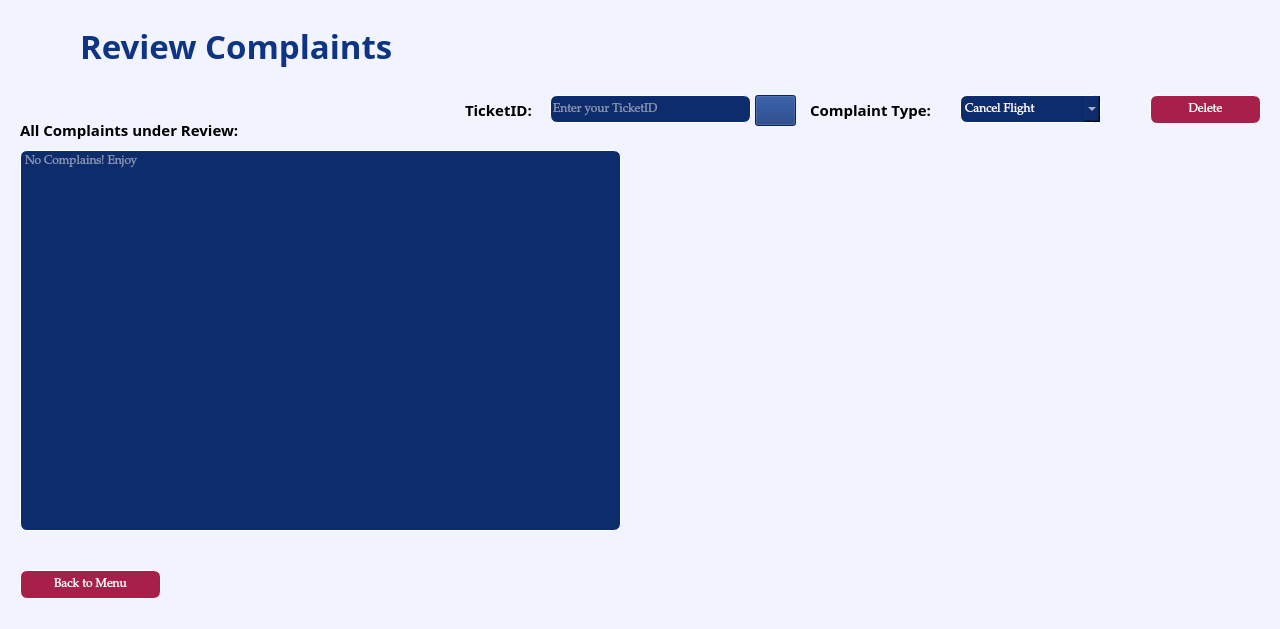
<?xml version="1.0" encoding="UTF-8"?>
<ui version="4.0">
 <class>complainreview</class>
 <widget class="QMainWindow" name="complainreview">
  <property name="geometry">
   <rect>
    <x>0</x>
    <y>0</y>
    <width>1280</width>
    <height>629</height>
   </rect>
  </property>
  <property name="windowTitle">
   <string>RESOLVING COMPLAINTS</string>
  </property>
  <property name="windowIcon">
   <iconset>
    <normaloff>C:/Users/SAAD COMMUNICATION/Downloads/chrome_hqmSI9koUf (2).png</normaloff>C:/Users/SAAD COMMUNICATION/Downloads/chrome_hqmSI9koUf (2).png</iconset>
  </property>
  <widget class="QWidget" name="centralwidget">
   <widget class="QPushButton" name="pushButton">
    <property name="geometry">
     <rect>
      <x>20</x>
      <y>570</y>
      <width>141</width>
      <height>29</height>
     </rect>
    </property>
    <property name="font">
     <font>
      <family>Palatino Linotype</family>
     </font>
    </property>
    <property name="cursor">
     <cursorShape>PointingHandCursor</cursorShape>
    </property>
    <property name="styleSheet">
     <string notr="true">border: 1px solid #FFFFFF;
border-radius: 7px;color: rgb(255, 255, 255);
background-color: rgb(166, 32, 74);
color: rgb(255, 255, 255);</string>
    </property>
    <property name="text">
     <string>Back to Menu</string>
    </property>
   </widget>
   <widget class="QTextEdit" name="textEdit">
    <property name="geometry">
     <rect>
      <x>20</x>
      <y>150</y>
      <width>601</width>
      <height>381</height>
     </rect>
    </property>
    <property name="font">
     <font>
      <family>Palatino Linotype</family>
     </font>
    </property>
    <property name="styleSheet">
     <string notr="true">border: 1px solid #FFFFFF;
border-radius: 7px;color: rgb(255, 255, 255);
background-color: rgb(12, 44, 107);
color: rgb(255, 255, 255);</string>
    </property>
    <property name="html">
     <string>&lt;!DOCTYPE HTML PUBLIC &quot;-//W3C//DTD HTML 4.0//EN&quot; &quot;http://www.w3.org/TR/REC-html40/strict.dtd&quot;&gt;
&lt;html&gt;&lt;head&gt;&lt;meta name=&quot;qrichtext&quot; content=&quot;1&quot; /&gt;&lt;meta charset=&quot;utf-8&quot; /&gt;&lt;style type=&quot;text/css&quot;&gt;
p, li { white-space: pre-wrap; }
hr { height: 1px; border-width: 0; }
li.unchecked::marker { content: &quot;\2610&quot;; }
li.checked::marker { content: &quot;\2612&quot;; }
&lt;/style&gt;&lt;/head&gt;&lt;body style=&quot; font-family:'Palatino Linotype'; font-size:9pt; font-weight:400; font-style:normal;&quot;&gt;
&lt;p style=&quot;-qt-paragraph-type:empty; margin-top:0px; margin-bottom:0px; margin-left:0px; margin-right:0px; -qt-block-indent:0; text-indent:0px;&quot;&gt;&lt;br /&gt;&lt;/p&gt;&lt;/body&gt;&lt;/html&gt;</string>
    </property>
    <property name="placeholderText">
     <string>No Complains! Enjoy</string>
    </property>
   </widget>
   <widget class="QLineEdit" name="lineEdit">
    <property name="geometry">
     <rect>
      <x>550</x>
      <y>95</y>
      <width>201</width>
      <height>28</height>
     </rect>
    </property>
    <property name="font">
     <font>
      <family>Palatino Linotype</family>
     </font>
    </property>
    <property name="styleSheet">
     <string notr="true">border: 1px solid #FFFFFF;
border-radius: 7px;color: rgb(255, 255, 255);
background-color: rgb(12, 44, 107);
color: rgb(255, 255, 255);</string>
    </property>
    <property name="placeholderText">
     <string>Enter your TicketID</string>
    </property>
   </widget>
   <widget class="QComboBox" name="comboBox">
    <property name="geometry">
     <rect>
      <x>960</x>
      <y>95</y>
      <width>141</width>
      <height>28</height>
     </rect>
    </property>
    <property name="font">
     <font>
      <family>Palatino Linotype</family>
     </font>
    </property>
    <property name="styleSheet">
     <string notr="true">border: 1px solid #FFFFFF;
border-radius: 7px;color: rgb(255, 255, 255);
background-color: rgb(12, 44, 107);
color: rgb(255, 255, 255);</string>
    </property>
    <item>
     <property name="text">
      <string>Cancel Flight</string>
     </property>
    </item>
    <item>
     <property name="text">
      <string>Update Detail</string>
     </property>
    </item>
    <item>
     <property name="text">
      <string>Staff Behaviour</string>
     </property>
    </item>
    <item>
     <property name="text">
      <string>Other</string>
     </property>
    </item>
   </widget>
   <widget class="QPushButton" name="pushButton_2">
    <property name="geometry">
     <rect>
      <x>1150</x>
      <y>95</y>
      <width>111</width>
      <height>29</height>
     </rect>
    </property>
    <property name="font">
     <font>
      <family>Palatino Linotype</family>
     </font>
    </property>
    <property name="cursor">
     <cursorShape>PointingHandCursor</cursorShape>
    </property>
    <property name="styleSheet">
     <string notr="true">border: 1px solid #FFFFFF;
border-radius: 7px;color: rgb(255, 255, 255);
background-color: rgb(166, 32, 74);
color: rgb(255, 255, 255);</string>
    </property>
    <property name="text">
     <string>Delete</string>
    </property>
   </widget>
   <widget class="QLabel" name="label_2">
    <property name="geometry">
     <rect>
      <x>580</x>
      <y>100</y>
      <width>721</width>
      <height>451</height>
     </rect>
    </property>
    <property name="text">
     <string/>
    </property>
    <property name="pixmap">
     <pixmap>C:/Users/SAAD COMMUNICATION/Downloads/Web-design-vs-web-de.jpg</pixmap>
    </property>
    <property name="scaledContents">
     <bool>true</bool>
    </property>
   </widget>
   <widget class="QLabel" name="label_4">
    <property name="geometry">
     <rect>
      <x>-18</x>
      <y>-11</y>
      <width>1371</width>
      <height>691</height>
     </rect>
    </property>
    <property name="styleSheet">
     <string notr="true">background-color: rgb(241, 243, 255);</string>
    </property>
    <property name="text">
     <string/>
    </property>
   </widget>
   <widget class="QLabel" name="label_8">
    <property name="geometry">
     <rect>
      <x>0</x>
      <y>0</y>
      <width>71</width>
      <height>61</height>
     </rect>
    </property>
    <property name="text">
     <string/>
    </property>
    <property name="pixmap">
     <pixmap>C:/Users/SAAD COMMUNICATION/Downloads/chrome_hqmSI9koUf (1).png</pixmap>
    </property>
    <property name="scaledContents">
     <bool>true</bool>
    </property>
   </widget>
   <widget class="QLabel" name="label_7">
    <property name="geometry">
     <rect>
      <x>80</x>
      <y>10</y>
      <width>521</width>
      <height>71</height>
     </rect>
    </property>
    <property name="font">
     <font>
      <family>Castellar</family>
      <pointsize>25</pointsize>
      <bold>true</bold>
     </font>
    </property>
    <property name="styleSheet">
     <string notr="true">color: rgb(15, 52, 131);</string>
    </property>
    <property name="text">
     <string>Review Complaints</string>
    </property>
   </widget>
   <widget class="QLabel" name="label_5">
    <property name="geometry">
     <rect>
      <x>810</x>
      <y>100</y>
      <width>151</width>
      <height>20</height>
     </rect>
    </property>
    <property name="font">
     <font>
      <family>Footlight MT Light</family>
      <pointsize>11</pointsize>
      <bold>true</bold>
     </font>
    </property>
    <property name="text">
     <string>Complaint Type:</string>
    </property>
   </widget>
   <widget class="QLabel" name="label_6">
    <property name="geometry">
     <rect>
      <x>465</x>
      <y>100</y>
      <width>81</width>
      <height>20</height>
     </rect>
    </property>
    <property name="font">
     <font>
      <family>Footlight MT Light</family>
      <pointsize>11</pointsize>
      <bold>true</bold>
     </font>
    </property>
    <property name="text">
     <string>TicketID:</string>
    </property>
   </widget>
   <widget class="QLabel" name="label_9">
    <property name="geometry">
     <rect>
      <x>20</x>
      <y>120</y>
      <width>261</width>
      <height>20</height>
     </rect>
    </property>
    <property name="font">
     <font>
      <family>Footlight MT Light</family>
      <pointsize>11</pointsize>
      <bold>true</bold>
     </font>
    </property>
    <property name="text">
     <string>All Complaints under Review:</string>
    </property>
   </widget>
   <widget class="QPushButton" name="pushButton_3">
    <property name="geometry">
     <rect>
      <x>755</x>
      <y>95</y>
      <width>41</width>
      <height>31</height>
     </rect>
    </property>
    <property name="styleSheet">
     <string notr="true">background-color: rgb(14, 51, 120);
color: rgb(255, 255, 255);</string>
    </property>
    <property name="text">
     <string/>
    </property>
    <property name="icon">
     <iconset>
      <normaloff>C:/Users/SAAD COMMUNICATION/Downloads/[CITYPNG.COM]Search Explore White Icon Transparent PNG - 4000x4000.png</normaloff>C:/Users/SAAD COMMUNICATION/Downloads/[CITYPNG.COM]Search Explore White Icon Transparent PNG - 4000x4000.png</iconset>
    </property>
   </widget>
   <zorder>label_4</zorder>
   <zorder>label_2</zorder>
   <zorder>pushButton</zorder>
   <zorder>textEdit</zorder>
   <zorder>lineEdit</zorder>
   <zorder>comboBox</zorder>
   <zorder>pushButton_2</zorder>
   <zorder>label_8</zorder>
   <zorder>label_7</zorder>
   <zorder>label_5</zorder>
   <zorder>label_6</zorder>
   <zorder>label_9</zorder>
   <zorder>pushButton_3</zorder>
  </widget>
 </widget>
 <resources/>
 <connections/>
</ui>
